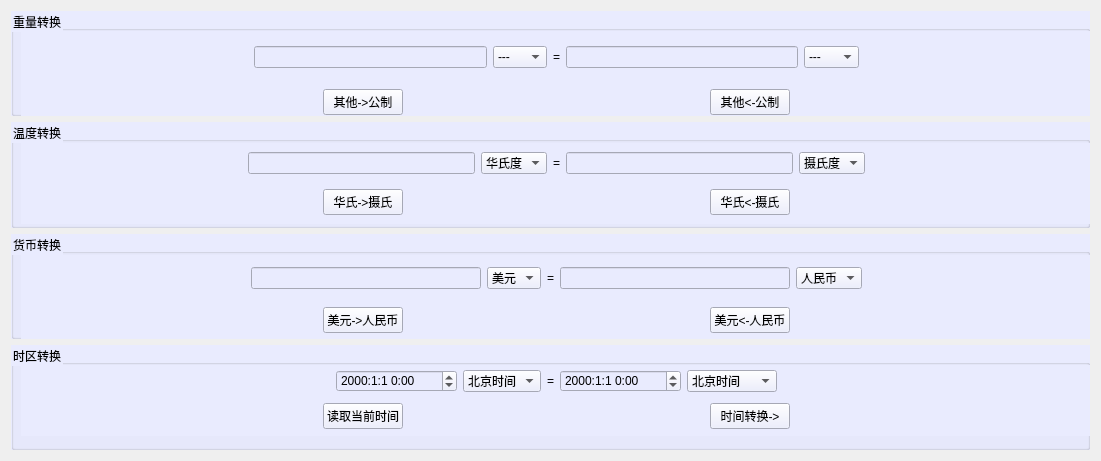
   <widget class="QWidget" name="">
    <property name="geometry">
     <rect>
      <x>0</x>
      <y>280</y>
      <width>1101</width>
      <height>461</height>
     </rect>
    </property>
    <layout class="QVBoxLayout" name="verticalLayout_9">
     <item>
      <widget class="QGroupBox" name="groupBox">
       <property name="styleSheet">
        <string notr="true">background-color: rgb(233, 235, 254);</string>
       </property>
       <property name="title">
        <string>重量转换</string>
       </property>
       <widget class="QWidget" name="">
        <property name="geometry">
         <rect>
          <x>10</x>
          <y>20</y>
          <width>1071</width>
          <height>101</height>
         </rect>
        </property>
        <layout class="QVBoxLayout" name="verticalLayout_5">
         <item>
          <layout class="QHBoxLayout" name="horizontalLayout_9">
           <item>
            <spacer name="horizontalSpacer_20">
             <property name="orientation">
              <enum>Qt::Horizontal</enum>
             </property>
             <property name="sizeHint" stdset="0">
              <size>
               <width>40</width>
               <height>20</height>
              </size>
             </property>
            </spacer>
           </item>
           <item>
            <widget class="QLineEdit" name="lineEdit_weight_ENG"/>
           </item>
           <item>
            <widget class="QComboBox" name="comboBox_weight_ENG">
             <property name="enabled">
              <bool>true</bool>
             </property>
             <property name="editable">
              <bool>false</bool>
             </property>
             <property name="currentIndex">
              <number>0</number>
             </property>
             <item>
              <property name="text">
               <string>---</string>
              </property>
             </item>
             <item>
              <property name="text">
               <string>磅</string>
              </property>
             </item>
             <item>
              <property name="text">
               <string>盎司</string>
              </property>
             </item>
             <item>
              <property name="text">
               <string>克拉</string>
              </property>
             </item>
             <item>
              <property name="text">
               <string>格灵</string>
              </property>
             </item>
             <item>
              <property name="text">
               <string>长吨</string>
              </property>
             </item>
             <item>
              <property name="text">
               <string>短吨</string>
              </property>
             </item>
             <item>
              <property name="text">
               <string>英担</string>
              </property>
             </item>
             <item>
              <property name="text">
               <string>美担</string>
              </property>
             </item>
             <item>
              <property name="text">
               <string>英石</string>
              </property>
             </item>
             <item>
              <property name="text">
               <string>打兰</string>
              </property>
             </item>
            </widget>
           </item>
           <item>
            <widget class="QLabel" name="label_binary_3">
             <property name="text">
              <string>=</string>
             </property>
            </widget>
           </item>
           <item>
            <widget class="QLineEdit" name="lineEdit_weight_GONG"/>
           </item>
           <item>
            <widget class="QComboBox" name="comboBox_weight_GONG">
             <property name="currentIndex">
              <number>0</number>
             </property>
             <item>
              <property name="text">
               <string>---</string>
              </property>
             </item>
             <item>
              <property name="text">
               <string>千克</string>
              </property>
             </item>
             <item>
              <property name="text">
               <string>克</string>
              </property>
             </item>
             <item>
              <property name="text">
               <string>毫克</string>
              </property>
             </item>
             <item>
              <property name="text">
               <string>微克</string>
              </property>
             </item>
             <item>
              <property name="text">
               <string>吨</string>
              </property>
             </item>
             <item>
              <property name="text">
               <string>公担</string>
              </property>
             </item>
             <item>
              <property name="text">
               <string>克拉</string>
              </property>
             </item>
             <item>
              <property name="text">
               <string>分</string>
              </property>
             </item>
            </widget>
           </item>
           <item>
            <spacer name="horizontalSpacer_21">
             <property name="orientation">
              <enum>Qt::Horizontal</enum>
             </property>
             <property name="sizeHint" stdset="0">
              <size>
               <width>40</width>
               <height>20</height>
              </size>
             </property>
            </spacer>
           </item>
          </layout>
         </item>
         <item>
          <layout class="QHBoxLayout" name="horizontalLayout_10">
           <item>
            <spacer name="horizontalSpacer_22">
             <property name="orientation">
              <enum>Qt::Horizontal</enum>
             </property>
             <property name="sizeHint" stdset="0">
              <size>
               <width>40</width>
               <height>20</height>
              </size>
             </property>
            </spacer>
           </item>
           <item>
            <widget class="QPushButton" name="pushButton_weight_EtG">
             <property name="text">
              <string>其他-&gt;公制</string>
             </property>
            </widget>
           </item>
           <item>
            <spacer name="horizontalSpacer_23">
             <property name="orientation">
              <enum>Qt::Horizontal</enum>
             </property>
             <property name="sizeHint" stdset="0">
              <size>
               <width>40</width>
               <height>20</height>
              </size>
             </property>
            </spacer>
           </item>
           <item>
            <widget class="QPushButton" name="pushButton_weight_GtE">
             <property name="text">
              <string>其他&lt;-公制</string>
             </property>
            </widget>
           </item>
           <item>
            <spacer name="horizontalSpacer_24">
             <property name="orientation">
              <enum>Qt::Horizontal</enum>
             </property>
             <property name="sizeHint" stdset="0">
              <size>
               <width>40</width>
               <height>20</height>
              </size>
             </property>
            </spacer>
           </item>
          </layout>
         </item>
        </layout>
       </widget>
      </widget>
     </item>
     <item>
      <widget class="QGroupBox" name="groupBox_6">
       <property name="styleSheet">
        <string notr="true">background-color: rgb(233, 235, 254);</string>
       </property>
       <property name="title">
        <string>温度转换</string>
       </property>
       <widget class="QWidget" name="">
        <property name="geometry">
         <rect>
          <x>10</x>
          <y>21</y>
          <width>1071</width>
          <height>81</height>
         </rect>
        </property>
        <layout class="QVBoxLayout" name="verticalLayout_6">
         <item>
          <layout class="QHBoxLayout" name="horizontalLayout_11">
           <item>
            <spacer name="horizontalSpacer_25">
             <property name="orientation">
              <enum>Qt::Horizontal</enum>
             </property>
             <property name="sizeHint" stdset="0">
              <size>
               <width>40</width>
               <height>20</height>
              </size>
             </property>
            </spacer>
           </item>
           <item>
            <widget class="QLineEdit" name="lineEdit_temp_Farenheit"/>
           </item>
           <item>
            <widget class="QComboBox" name="comboBox_temp_Farenheit">
             <property name="enabled">
              <bool>true</bool>
             </property>
             <property name="editable">
              <bool>false</bool>
             </property>
             <property name="currentIndex">
              <number>0</number>
             </property>
             <item>
              <property name="text">
               <string>华氏度</string>
              </property>
             </item>
            </widget>
           </item>
           <item>
            <widget class="QLabel" name="label_binary_6">
             <property name="text">
              <string>=</string>
             </property>
            </widget>
           </item>
           <item>
            <widget class="QLineEdit" name="lineEdit_temp_Celsius"/>
           </item>
           <item>
            <widget class="QComboBox" name="comboBox_temp_Celsius">
             <property name="enabled">
              <bool>true</bool>
             </property>
             <property name="editable">
              <bool>false</bool>
             </property>
             <property name="currentIndex">
              <number>0</number>
             </property>
             <item>
              <property name="text">
               <string>摄氏度</string>
              </property>
             </item>
            </widget>
           </item>
           <item>
            <spacer name="horizontalSpacer_26">
             <property name="orientation">
              <enum>Qt::Horizontal</enum>
             </property>
             <property name="sizeHint" stdset="0">
              <size>
               <width>40</width>
               <height>20</height>
              </size>
             </property>
            </spacer>
           </item>
          </layout>
         </item>
         <item>
          <layout class="QHBoxLayout" name="horizontalLayout_12">
           <item>
            <spacer name="horizontalSpacer_27">
             <property name="orientation">
              <enum>Qt::Horizontal</enum>
             </property>
             <property name="sizeHint" stdset="0">
              <size>
               <width>40</width>
               <height>20</height>
              </size>
             </property>
            </spacer>
           </item>
           <item>
            <widget class="QPushButton" name="pushButton_temp_FtC">
             <property name="text">
              <string>华氏-&gt;摄氏</string>
             </property>
            </widget>
           </item>
           <item>
            <spacer name="horizontalSpacer_28">
             <property name="orientation">
              <enum>Qt::Horizontal</enum>
             </property>
             <property name="sizeHint" stdset="0">
              <size>
               <width>40</width>
               <height>20</height>
              </size>
             </property>
            </spacer>
           </item>
           <item>
            <widget class="QPushButton" name="pushButton_temp_CtF">
             <property name="text">
              <string>华氏&lt;-摄氏</string>
             </property>
            </widget>
           </item>
           <item>
            <spacer name="horizontalSpacer_29">
             <property name="orientation">
              <enum>Qt::Horizontal</enum>
             </property>
             <property name="sizeHint" stdset="0">
              <size>
               <width>40</width>
               <height>20</height>
              </size>
             </property>
            </spacer>
           </item>
          </layout>
         </item>
        </layout>
       </widget>
      </widget>
     </item>
     <item>
      <widget class="QGroupBox" name="groupBox_8">
       <property name="styleSheet">
        <string notr="true">background-color: rgb(233, 235, 254);</string>
       </property>
       <property name="title">
        <string>货币转换</string>
       </property>
       <widget class="QWidget" name="">
        <property name="geometry">
         <rect>
          <x>10</x>
          <y>21</y>
          <width>1071</width>
          <height>91</height>
         </rect>
        </property>
        <layout class="QVBoxLayout" name="verticalLayout_7">
         <item>
          <layout class="QHBoxLayout" name="horizontalLayout_13">
           <item>
            <spacer name="horizontalSpacer_30">
             <property name="orientation">
              <enum>Qt::Horizontal</enum>
             </property>
             <property name="sizeHint" stdset="0">
              <size>
               <width>40</width>
               <height>20</height>
              </size>
             </property>
            </spacer>
           </item>
           <item>
            <widget class="QLineEdit" name="lineEdit_money_USD"/>
           </item>
           <item>
            <widget class="QComboBox" name="comboBox_money_USD">
             <property name="enabled">
              <bool>true</bool>
             </property>
             <property name="editable">
              <bool>false</bool>
             </property>
             <property name="currentIndex">
              <number>0</number>
             </property>
             <item>
              <property name="text">
               <string>美元</string>
              </property>
             </item>
            </widget>
           </item>
           <item>
            <widget class="QLabel" name="label_binary_9">
             <property name="text">
              <string>=</string>
             </property>
            </widget>
           </item>
           <item>
            <widget class="QLineEdit" name="lineEdit_money_CNY"/>
           </item>
           <item>
            <widget class="QComboBox" name="comboBox_money_CNY">
             <property name="enabled">
              <bool>true</bool>
             </property>
             <property name="editable">
              <bool>false</bool>
             </property>
             <property name="currentIndex">
              <number>0</number>
             </property>
             <item>
              <property name="text">
               <string>人民币</string>
              </property>
             </item>
            </widget>
           </item>
           <item>
            <spacer name="horizontalSpacer_31">
             <property name="orientation">
              <enum>Qt::Horizontal</enum>
             </property>
             <property name="sizeHint" stdset="0">
              <size>
               <width>40</width>
               <height>20</height>
              </size>
             </property>
            </spacer>
           </item>
          </layout>
         </item>
         <item>
          <layout class="QHBoxLayout" name="horizontalLayout_14">
           <item>
            <spacer name="horizontalSpacer_32">
             <property name="orientation">
              <enum>Qt::Horizontal</enum>
             </property>
             <property name="sizeHint" stdset="0">
              <size>
               <width>40</width>
               <height>20</height>
              </size>
             </property>
            </spacer>
           </item>
           <item>
            <widget class="QPushButton" name="pushButton_money_USDtoCNY">
             <property name="text">
              <string>美元-&gt;人民币</string>
             </property>
            </widget>
           </item>
           <item>
            <spacer name="horizontalSpacer_34">
             <property name="orientation">
              <enum>Qt::Horizontal</enum>
             </property>
             <property name="sizeHint" stdset="0">
              <size>
               <width>40</width>
               <height>20</height>
              </size>
             </property>
            </spacer>
           </item>
           <item>
            <widget class="QPushButton" name="pushButton_money_CNYtoUSD">
             <property name="text">
              <string>美元&lt;-人民币</string>
             </property>
            </widget>
           </item>
           <item>
            <spacer name="horizontalSpacer_33">
             <property name="orientation">
              <enum>Qt::Horizontal</enum>
             </property>
             <property name="sizeHint" stdset="0">
              <size>
               <width>40</width>
               <height>20</height>
              </size>
             </property>
            </spacer>
           </item>
          </layout>
         </item>
        </layout>
       </widget>
      </widget>
     </item>
     <item>
      <widget class="QGroupBox" name="groupBox_7">
       <property name="styleSheet">
        <string notr="true">background-color: rgb(233, 235, 254);</string>
       </property>
       <property name="title">
        <string>时区转换</string>
       </property>
       <widget class="QWidget" name="">
        <property name="geometry">
         <rect>
          <x>10</x>
          <y>20</y>
          <width>1071</width>
          <height>71</height>
         </rect>
        </property>
        <layout class="QVBoxLayout" name="verticalLayout_8">
         <item>
          <layout class="QHBoxLayout" name="horizontalLayout_16">
           <item>
            <spacer name="horizontalSpacer_35">
             <property name="orientation">
              <enum>Qt::Horizontal</enum>
             </property>
             <property name="sizeHint" stdset="0">
              <size>
               <width>40</width>
               <height>20</height>
              </size>
             </property>
            </spacer>
           </item>
           <item>
            <widget class="QDateTimeEdit" name="dateTimeEdit">
             <property name="maximumTime">
              <time>
               <hour>19</hour>
               <minute>59</minute>
               <second>59</second>
              </time>
             </property>
             <property name="displayFormat">
              <string>yyyy:M:d H:mm</string>
             </property>
            </widget>
           </item>
           <item>
            <widget class="QComboBox" name="comboBox_time_input">
             <property name="enabled">
              <bool>true</bool>
             </property>
             <property name="editable">
              <bool>false</bool>
             </property>
             <property name="currentIndex">
              <number>0</number>
             </property>
             <item>
              <property name="text">
               <string>北京时间</string>
              </property>
             </item>
            </widget>
           </item>
           <item>
            <widget class="QLabel" name="label_binary_7">
             <property name="text">
              <string>=</string>
             </property>
            </widget>
           </item>
           <item>
            <widget class="QDateTimeEdit" name="dateTimeEdit_output">
             <property name="displayFormat">
              <string>yyyy:M:d H:mm</string>
             </property>
            </widget>
           </item>
           <item>
            <widget class="QComboBox" name="comboBox_time_output">
             <property name="enabled">
              <bool>true</bool>
             </property>
             <property name="editable">
              <bool>false</bool>
             </property>
             <property name="currentIndex">
              <number>0</number>
             </property>
             <item>
              <property name="text">
               <string>北京时间</string>
              </property>
             </item>
             <item>
              <property name="text">
               <string>东京时间</string>
              </property>
             </item>
             <item>
              <property name="text">
               <string>伦敦时间</string>
              </property>
             </item>
             <item>
              <property name="text">
               <string>柏林时间</string>
              </property>
             </item>
             <item>
              <property name="text">
               <string>温哥华时间</string>
              </property>
             </item>
             <item>
              <property name="text">
               <string>莫斯科时间</string>
              </property>
             </item>
             <item>
              <property name="text">
               <string>洛杉矶时间</string>
              </property>
             </item>
             <item>
              <property name="text">
               <string>芝加哥时间</string>
              </property>
             </item>
             <item>
              <property name="text">
               <string>纽约时间</string>
              </property>
             </item>
             <item>
              <property name="text">
               <string>巴黎时间</string>
              </property>
             </item>
             <item>
              <property name="text">
               <string>德黑兰时间</string>
              </property>
             </item>
             <item>
              <property name="text">
               <string>曼谷时间</string>
              </property>
             </item>
             <item>
              <property name="text">
               <string>悉尼时间</string>
              </property>
             </item>
            </widget>
           </item>
           <item>
            <spacer name="horizontalSpacer_36">
             <property name="orientation">
              <enum>Qt::Horizontal</enum>
             </property>
             <property name="sizeHint" stdset="0">
              <size>
               <width>40</width>
               <height>20</height>
              </size>
             </property>
            </spacer>
           </item>
          </layout>
         </item>
         <item>
          <layout class="QHBoxLayout" name="horizontalLayout_15">
           <item>
            <spacer name="horizontalSpacer_37">
             <property name="orientation">
              <enum>Qt::Horizontal</enum>
             </property>
             <property name="sizeHint" stdset="0">
              <size>
               <width>40</width>
               <height>20</height>
              </size>
             </property>
            </spacer>
           </item>
           <item>
            <widget class="QPushButton" name="pushButton_curtime_read">
             <property name="text">
              <string>读取当前时间</string>
             </property>
            </widget>
           </item>
           <item>
            <spacer name="horizontalSpacer_38">
             <property name="orientation">
              <enum>Qt::Horizontal</enum>
             </property>
             <property name="sizeHint" stdset="0">
              <size>
               <width>40</width>
               <height>20</height>
              </size>
             </property>
            </spacer>
           </item>
           <item>
            <widget class="QPushButton" name="pushButton_time_trans">
             <property name="text">
              <string>时间转换-&gt;</string>
             </property>
            </widget>
           </item>
           <item>
            <spacer name="horizontalSpacer_39">
             <property name="orientation">
              <enum>Qt::Horizontal</enum>
             </property>
             <property name="sizeHint" stdset="0">
              <size>
               <width>40</width>
               <height>20</height>
              </size>
             </property>
            </spacer>
           </item>
          </layout>
         </item>
        </layout>
       </widget>
      </widget>
     </item>
    </layout>
   </widget>
